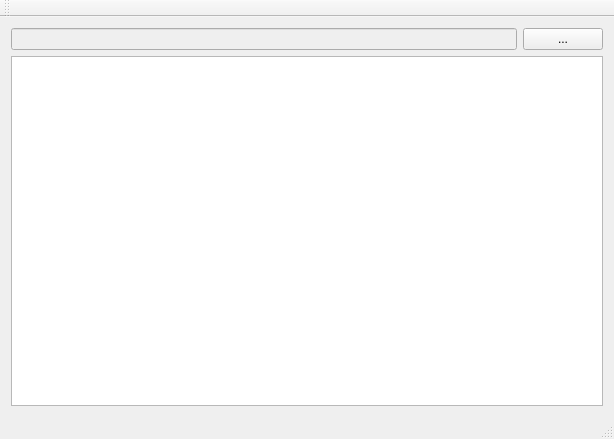
<?xml version="1.0" encoding="UTF-8"?>
<ui version="4.0">
 <class>MainWindow</class>
 <widget class="QMainWindow" name="MainWindow">
  <property name="geometry">
   <rect>
    <x>0</x>
    <y>0</y>
    <width>614</width>
    <height>439</height>
   </rect>
  </property>
  <property name="windowTitle">
   <string>MainWindow</string>
  </property>
  <widget class="QWidget" name="centralWidget">
   <layout class="QGridLayout" name="gridLayout">
    <item row="0" column="0">
     <layout class="QHBoxLayout" name="horizontalLayout">
      <item>
       <widget class="QLineEdit" name="sliFileName">
        <property name="enabled">
         <bool>false</bool>
        </property>
       </widget>
      </item>
      <item>
       <widget class="QPushButton" name="pbuFileSelect">
        <property name="sizePolicy">
         <sizepolicy hsizetype="Minimum" vsizetype="Fixed">
          <horstretch>0</horstretch>
          <verstretch>0</verstretch>
         </sizepolicy>
        </property>
        <property name="text">
         <string>...</string>
        </property>
       </widget>
      </item>
     </layout>
    </item>
    <item row="1" column="0">
     <widget class="QListWidget" name="listWidget"/>
    </item>
   </layout>
  </widget>
  <widget class="QMenuBar" name="menuBar">
   <property name="geometry">
    <rect>
     <x>0</x>
     <y>0</y>
     <width>614</width>
     <height>21</height>
    </rect>
   </property>
  </widget>
  <widget class="QToolBar" name="mainToolBar">
   <attribute name="toolBarArea">
    <enum>TopToolBarArea</enum>
   </attribute>
   <attribute name="toolBarBreak">
    <bool>false</bool>
   </attribute>
  </widget>
  <widget class="QStatusBar" name="statusBar"/>
 </widget>
 <layoutdefault spacing="6" margin="11"/>
 <resources/>
 <connections/>
</ui>
